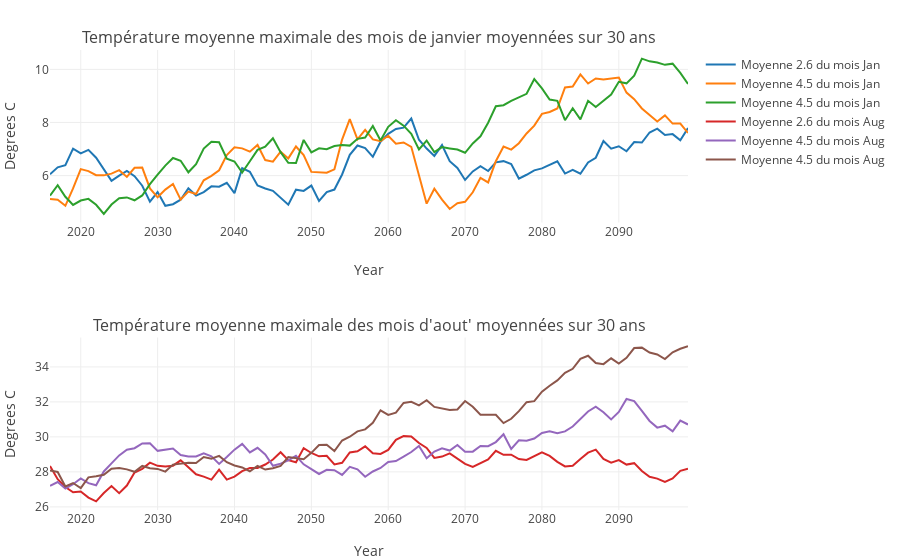

Notebook code cell kept with this figure:
### Markdown cell above
Le diagramme ci-dessous  représente l'évolution sur `yearPeriod` années de la température dans la région Lyonnaise.(Décommenter la dernière ligne du bloc pour afficher la figure)

### Code cell
q = 0
trace26_0 = go.Scatter(
    x = lyon_year[firstPlotYear:lastPlotYear],
    y = moyAreaInterval_26[q,:],
    name ='Moyenne 2.6 du mois %s'%lyon_month[calcMonth[q]]
)
trace45_0 = go.Scatter(
    x = lyon_year[firstPlotYear:lastPlotYear],
    y = moyAreaInterval_45[q,:],
    name ='Moyenne 4.5 du mois %s'%lyon_month[calcMonth[q]]
)
trace85_0 = go.Scatter(
    x = lyon_year[firstPlotYear:lastPlotYear],
    y = moyAreaInterval_85[q,:],
    name ='Moyenne 4.5 du mois %s'%lyon_month[calcMonth[q]]
)

q = 1
trace26_1 = go.Scatter(
    x = lyon_year[firstPlotYear:lastPlotYear],
    y = moyAreaInterval_26[q,:],
    name ='Moyenne 2.6 du mois %s'%lyon_month[calcMonth[q]]
)
trace45_1 = go.Scatter(
    x = lyon_year[firstPlotYear:lastPlotYear],
    y = moyAreaInterval_45[q,:],
    name ='Moyenne 4.5 du mois %s'%lyon_month[calcMonth[q]]
)

trace85_1 = go.Scatter(
    x = lyon_year[firstPlotYear:lastPlotYear],
    y = moyAreaInterval_85[q,:],
    name ='Moyenne 4.5 du mois %s'%lyon_month[calcMonth[q]]
)

fig = tools.make_subplots(rows=2, 
                          cols=1, 
                          subplot_titles=("Température moyenne maximale des mois de janvier moyennées sur 30 ans","Température moyenne maximale des mois d'aout' moyennées sur 30 ans"))

fig.append_trace(trace26_0, 1, 1)
fig.append_trace(trace45_0, 1, 1)
fig.append_trace(trace85_0, 1, 1)
fig.append_trace(trace26_1, 2, 1)
fig.append_trace(trace45_1, 2, 1)
fig.append_trace(trace85_1, 2, 1)

fig['layout']['xaxis1'].update(title='Year')
fig['layout']['xaxis2'].update(title='Year')
fig['layout']['yaxis1'].update(title='Degrees C')
fig['layout']['yaxis2'].update(title='Degrees C')
fig['layout']['margin'] = {'l': 50, 'r': 10, 'b': 50, 't': 50}
#fig['layout'].update(title='Température moyenne maximale du mois de juillet', 
#                     autosize=False, width=800, height=380)  



layout = dict (
           title = "Température moyenne maximale des mois de l'année moyennées sur 30 ans",
           xaxis = dict(
                 title = 'Année',
                 showline=True,
                 showticklabels=True,
                 ticklen=5
             ),
             yaxis = dict(
                 title = 'Temperature (degrees Celsius)',
                 showline=True,
                 showticklabels=True
             ),         
)

#fig = dict(data=data, layout=layout)

py.iplot(fig, filename='basic-line')
